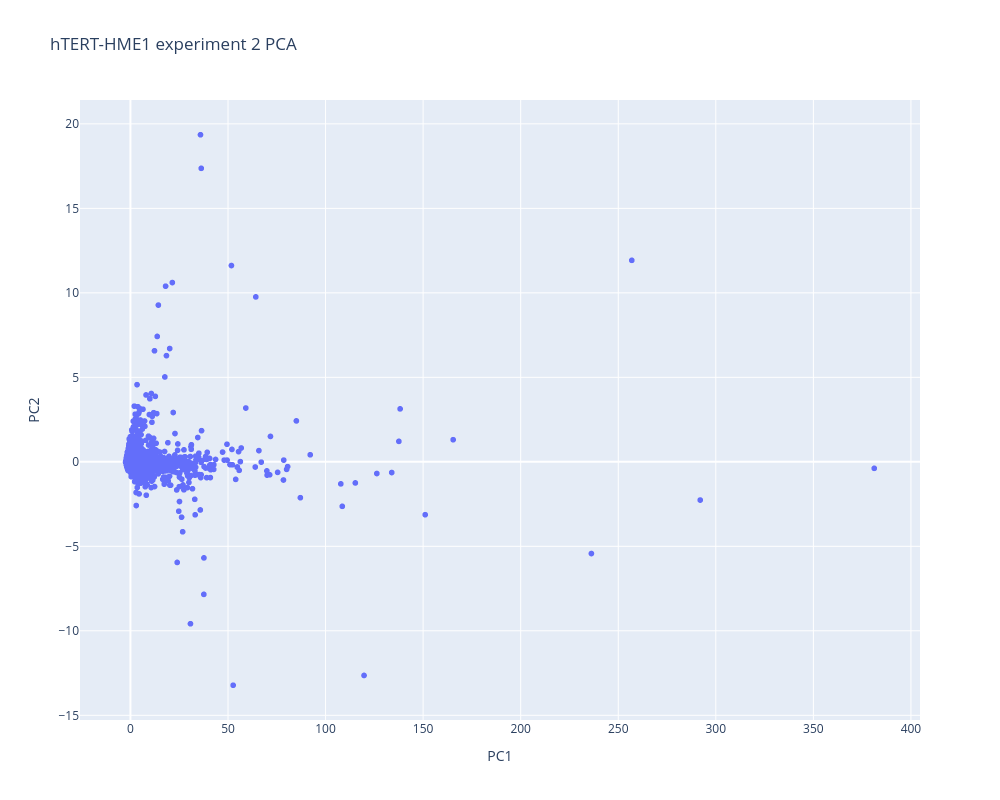

The code cell stored with this chart in its notebook:
### Code cell
#PLOT with all the replicates united and separated
all_data = [df_4reps_pca ] #EGF_imputed_T] #EGF_imputed_T]#imputed_T, data_all_4r, EGF_imputed_T, data_EGF_4r, INS_imputed_T, data_INS_4r, EGFnIND_imputed_T, data_EGFnINS_4r]

for data in all_data:
       scaler = StandardScaler()
       standardized_data = scaler.fit_transform(data)

       pca = PCA(n_components=2)  # Reduce to 2 dimensions for visualization
       principal_components = pca.fit_transform(standardized_data)

       # Create a PCA dataframe for visualization
       pca_df = pd.DataFrame(principal_components, columns=["PC1", "PC2"])
       pca_df["Time_Point"] = data.index  # Add time point info
       pca_df["Condition"] = pca_df["Time_Point"].str.replace(r'_r\d+$', '', regex=True)
       pca_df["Symbol"] = pca_df["Time_Point"].apply(assign_symbol)

       # Visualize the PCA result
       fig = px.scatter(pca_df, x="PC1", y="PC2",title="hTERT-HME1 experiment 2 PCA", width=1000, height=800) #color="Condition", symbol="Symbol"
       # fig.update_xaxes(range=[-350, 350])
       # fig.update_yaxes(range=[-200, 200])
       fig.show()


       print(data.shape)
########################################
# for data in all_data:
#     scaler = StandardScaler()
#     standardized_data = scaler.fit_transform(data)
#
#     pca = PCA(n_components=2)  # Reduce to 2 dimensions for visualization
#     principal_components = pca.fit_transform(standardized_data)
#
#     # Create a PCA dataframe for visualization
#     pca_df = pd.DataFrame(principal_components, columns=["PC1", "PC2"])
#     pca_df["Time_Point"] = data.index  # Add time point info
#     # pca_df["Condition"] = pca_df["Time_Point"].str.replace(r'_r\d+$', '', regex=True)
#     pca_df["Condition"] = pca_df["Time_Point"].str.replace(r'_r\d+$', '', regex=True).str.replace('^abs_', '', regex=True).str.replace('EGF_full', 'Full', regex=True).str.replace('EGF_starve', 'Starve', regex=True)
#     pca_df["Symbol"] = pca_df["Condition"].apply(assign_symbol)
#     # pca_df["Color"] = pca_df["Time_Point"].str.extract(r'(\d+)', expand=False)
#
#
#     # Visualize the PCA result
#     fig = px.scatter(
#         pca_df,
#         x="PC1",
#         y="PC2",
#         # color="Condition",
#         # symbol="Symbol",
#         title="hTERT-HME1 experiment 2 PCA",
#         width=1000,
#         height=800
#     )
#
#     # Increase marker size and set white background
#     fig.update_traces(marker=dict(size=14, line=dict(width=1.5, color='DarkSlateGrey')))
#     fig.update_layout(
#         plot_bgcolor="white",
#         paper_bgcolor="light grey"
#         # xaxis=dict(showgrid=True, gridcolor='lightgray'),
#         # yaxis=dict(showgrid=True, gridcolor='lightgray')
#     )
#
#     fig.show()
#
#     print(data.shape)

########################################
# for data in all_data:
#        scaler = StandardScaler()
#        standardized_data = scaler.fit_transform(data)
#
#        pca = PCA(n_components=2)  # Reduce to 2 dimensions for visualization
#        principal_components = pca.fit_transform(standardized_data)
#
#        # Create a PCA dataframe for visualization
#        pca_df = pd.DataFrame(principal_components, columns=["PC1", "PC2"])
#        pca_df["Time_Point"] = data.index  # Add time point info
#        # pca_df["Condition"] = pca_df["Time_Point"].str.replace(r'_r\d+$', '', regex=True)
#        pca_df["Symbol"] = pca_df["Time_Point"].apply(assign_symbol)
#
#        # Visualize the PCA result
#        fig = px.scatter(pca_df, x="PC1", y="PC2", color="Time_Point", symbol="Symbol",title="PCA of Time Points and Replicates", width=1000, height=800)
#        # fig.update_xaxes(range=[-350, 350])
#        # fig.update_yaxes(range=[-200, 200])
#        fig.show()
#
#        print(data.shape)
# the outliers are : r1 for EGF2, r3 for starve, r3 for egf90

### Figure 1 — Plotly figure (JSON) as saved in the notebook; plotly's stock layout.template omitted (floating-point values rounded to 4 significant figures; data arrays with more than 128 entries replaced by an {"elided": "..."} marker saying what was removed)
{"data": [{"hovertemplate": "PC1=%{x}<br>PC2=%{y}<extra></extra>", "legendgroup": "", "marker": {"color": "#636efa", "symbol": "circle"}, "mode": "markers", "name": "", "showlegend": false, "x": {"elided": "13470 float values"}, "xaxis": "x", "y": {"elided": "13470 float values"}, "yaxis": "y", "type": "scattergl"}], "layout": {"xaxis": {"anchor": "y", "domain": [0.0, 1.0], "title": {"text": "PC1"}}, "yaxis": {"anchor": "x", "domain": [0.0, 1.0], "title": {"text": "PC2"}}, "legend": {"tracegroupgap": 0}, "title": {"text": "hTERT-HME1 experiment 2 PCA"}, "height": 800, "width": 1000}}
